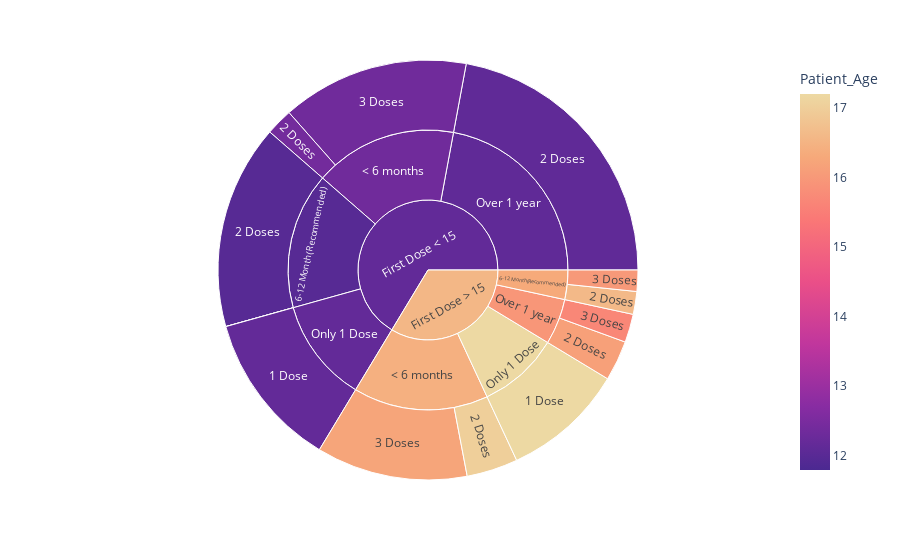

Notebook source saved alongside this figure:
### Code cell
df = grouped_patients
fig = px.sunburst(df, path=['firstDoseAge','gap12', 'Doses'], values='Count',
                  names='gap12',
                  color='Patient_Age', 
                  color_continuous_scale='Agsunset',
                  color_continuous_midpoint=np.average(df['Patient_Age']))
fig.show()

### Figure 1 — Plotly figure (JSON) as saved in the notebook; plotly's stock layout.template omitted (floating-point values rounded to 4 significant figures)
{"data": [{"branchvalues": "total", "customdata": [[12.15], [17.2], [11.97], [16.6], [12.4], [17.01], [12.1], [16.14], [12.65], [16.0], [12.34], [16.23], [15.68], [11.97], [16.31], [12.35], [16.43], [12.15], [17.2], [12.1], [15.95], [12.14], [16.56]], "domain": {"x": [0, 1], "y": [0, 1]}, "hovertemplate": "labels=%{label}<br>Count=%{value}<br>parent=%{parent}<br>id=%{id}<br>Patient_Age=%{color}<extra></extra>", "ids": ["First Dose < 15/Only 1 Dose/1 Dose", "First Dose > 15/Only 1 Dose/1 Dose", "First Dose < 15/6-12 Month(Recommended)/2 Doses", "First Dose > 15/6-12 Month(Recommended)/2 Doses", "First Dose < 15/< 6 months/2 Doses", "First Dose > 15/< 6 months/2 Doses", "First Dose < 15/Over 1 year/2 Doses", "First Dose > 15/Over 1 year/2 Doses", "First Dose < 15/6-12 Month(Recommended)/3 Doses", "First Dose > 15/6-12 Month(Recommended)/3 Doses", "First Dose < 15/< 6 months/3 Doses", "First Dose > 15/< 6 months/3 Doses", "First Dose > 15/Over 1 year/3 Doses", "First Dose < 15/6-12 Month(Recommended)", "First Dose > 15/6-12 Month(Recommended)", "First Dose < 15/< 6 months", "First Dose > 15/< 6 months", "First Dose < 15/Only 1 Dose", "First Dose > 15/Only 1 Dose", "First Dose < 15/Over 1 year", "First Dose > 15/Over 1 year", "First Dose < 15", "First Dose > 15"], "labels": ["1 Dose", "1 Dose", "2 Doses", "2 Doses", "2 Doses", "2 Doses", "2 Doses", "2 Doses", "3 Doses", "3 Doses", "3 Doses", "3 Doses", "3 Doses", "6-12 Month(Recommended)", "6-12 Month(Recommended)", "< 6 months", "< 6 months", "Only 1 Dose", "Only 1 Dose", "Over 1 year", "Over 1 year", "First Dose < 15", "First Dose > 15"], "marker": {"coloraxis": "coloraxis", "colors": [12.15, 17.2, 11.97, 16.6, 12.4, 17.01, 12.1, 16.14, 12.65, 16.0, 12.34, 16.23, 15.68, 11.97, 16.31, 12.35, 16.43, 12.15, 17.2, 12.1, 15.95, 12.14, 16.56]}, "name": "", "parents": ["First Dose < 15/Only 1 Dose", "First Dose > 15/Only 1 Dose", "First Dose < 15/6-12 Month(Recommended)", "First Dose > 15/6-12 Month(Recommended)", "First Dose < 15/< 6 months", "First Dose > 15/< 6 months", "First Dose < 15/Over 1 year", "First Dose > 15/Over 1 year", "First Dose < 15/6-12 Month(Recommended)", "First Dose > 15/6-12 Month(Recommended)", "First Dose < 15/< 6 months", "First Dose > 15/< 6 months", "First Dose > 15/Over 1 year", "First Dose < 15", "First Dose > 15", "First Dose < 15", "First Dose > 15", "First Dose < 15", "First Dose > 15", "First Dose < 15", "First Dose > 15", "", ""], "type": "sunburst", "values": [49312, 38598, 64724, 7214, 8507, 16213, 90708, 12702, 17, 6715, 59284, 47824, 8960, 64741, 13929, 67791, 64037, 49312, 38598, 90708, 21662, 272552, 138226]}], "layout": {"coloraxis": {"cmid": 14.5, "colorbar": {"title": {"text": "Patient_Age"}}, "colorscale": [[0, "rgb(75, 41, 145)"], [0.1667, "rgb(135, 44, 162)"], [0.3333, "rgb(192, 54, 157)"], [0.5, "rgb(234, 79, 136)"], [0.6667, "rgb(250, 120, 118)"], [0.8333, "rgb(246, 169, 122)"], [1, "rgb(237, 217, 163)"]]}, "legend": {"tracegroupgap": 0}, "margin": {"t": 60}}}
